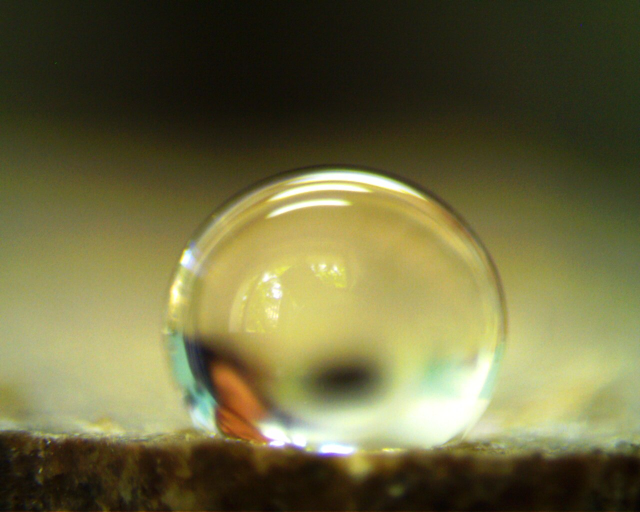
#> input picture data/validation/sand_drop_129.jpg, 1280 x 1024 px (shown at 1/2 size); its folder holds only this picture in this run
$ python -i proposals.py   (imports and definitions only)   (older library calls are emulated)
#> lines starting #> are read from the running program, lines starting #| are printed output that depends on the picture; after the words box and inside, x2 and y2 are one past the last pixel; in counts of white or black regions, pixels touching at a corner belong together
"""Candidate generation for automatic droplet detection on imperfect images.

Real photographs differ from ideal back-lit silhouettes: vignetted or coloured backgrounds, transparent drops with
bright interiors, mirror reflections on polished metal, rough or tilted surfaces, dispensing needles, overlay text.
No single recipe survives that, so this module proposes several foreground "fields" and several baseline hypotheses,
and detection.py measures each combination and keeps the best supported one.
"""
from __future__ import annotations

from collections.abc import Iterator
from dataclasses import dataclass

import cv2
import numpy as np
from scipy.ndimage import map_coordinates

from app.services.wettability.geometry import fit_circle


MIN_ARC_DEG = 80  # shorter arcs fit too many things that are not drops


@dataclass
class Field:
    name: str
    image: np.ndarray  # float32 scalar field used for sub-pixel boundary location
    threshold: float
    mask: np.ndarray  # bool, droplet/substrate foreground
    polarity: str
    contrast: float
    refine: str = "level"  # "level": threshold crossing; "edge": strongest gradient


@dataclass
class Guess:
    kind: str  # surface | mirror | flat_bottom | hough
    a: float  # y = a x + b in working coordinates
    b: float
    confidence: float
    tolerance: float  # px of surface roughness around the line
    note: str


@dataclass
class Arc:
    cx: float
    cy: float
    r: float
    points: np.ndarray  # every boundary point that fits the outline, ordered left, over the top, to the right
    ends: np.ndarray  # where the continuous part of the outline stops, left then right
    span_deg: float
    strength: float
    step: Guess | None = None  # the surface beside the drop, when one is visible
    top_fill: float = 0.0  # share of the top 120 degrees of the circle with a clear outline


# [11 lines left out: function remove_colour_overlay, not called in this run]


def _clean(mask: np.ndarray) -> np.ndarray:
    m = cv2.morphologyEx(mask.astype(np.uint8), cv2.MORPH_OPEN, np.ones((3, 3), np.uint8))
    n, labels, stats, _ = cv2.connectedComponentsWithStats(m, connectivity=8)
    keep = np.zeros(n, bool)
    keep[1:] = stats[1:, cv2.CC_STAT_AREA] >= max(20, 0.0002 * m.size)
    return keep[labels]


# [12 lines left out: function grey_field, not called in this run]


def _terms(x: np.ndarray, y: np.ndarray, order: int = 3) -> np.ndarray:
    return np.stack([x**i * y**j for i in range(order + 1) for j in range(order + 1 - i)], axis=-1)


# [33 lines left out: function background_field, not called in this run]


def edge_field(gray: np.ndarray) -> Field | None:
    """Region enclosed by strong edges, seen from the top of the image: for transparent drops with a thin visible rim."""
    h, w = gray.shape
    blur = cv2.GaussianBlur(gray, (0, 0), 1.5)
    hi, _ = cv2.threshold(blur, 0, 255, cv2.THRESH_BINARY + cv2.THRESH_OTSU)
    edges = cv2.Canny(blur, max(10, 0.3 * hi), max(30, 0.7 * hi))
    if edges.mean() < 0.2:
        return None
    k = max(3, int(0.006 * max(h, w)) | 1)
    closed = cv2.morphologyEx(edges, cv2.MORPH_CLOSE, cv2.getStructuringElement(cv2.MORPH_ELLIPSE, (k, k)))
    free = (closed == 0).astype(np.uint8)
    n, labels = cv2.connectedComponents(free, connectivity=4)
    reachable = np.unique(labels[0, :][labels[0, :] > 0])
    if reachable.size == 0:
        return None
    outside = np.isin(labels, reachable)
    mask = _clean(cv2.morphologyEx((~outside).astype(np.uint8), cv2.MORPH_OPEN, cv2.getStructuringElement(cv2.MORPH_ELLIPSE, (k + 2, k + 2))).astype(bool))
    if not mask.any() or mask.mean() > 0.9:
        return None
    return Field("edge region", cv2.GaussianBlur(gray.astype(np.float32), (0, 0), 1.2), 0.0, mask, "any", float(np.percentile(np.abs(cv2.Laplacian(blur, cv2.CV_32F)), 99)), "edge")


# [8 lines left out: function fields, not called in this run]


def _fit_line(x: np.ndarray, y: np.ndarray) -> tuple[float, float]:
    a, b = np.polyfit(x.astype(float), y.astype(float), 1)
    return float(a), float(b)


# [502 lines left out: functions _ransac_line, surface_line, _largest, mirror_axis, flat_bottom, hough_lines and 15 more, not called in this run]

>>> import cv2
>>> picture = cv2.imread('../../../../data/validation/sand_drop_129.jpg', cv2.IMREAD_GRAYSCALE)
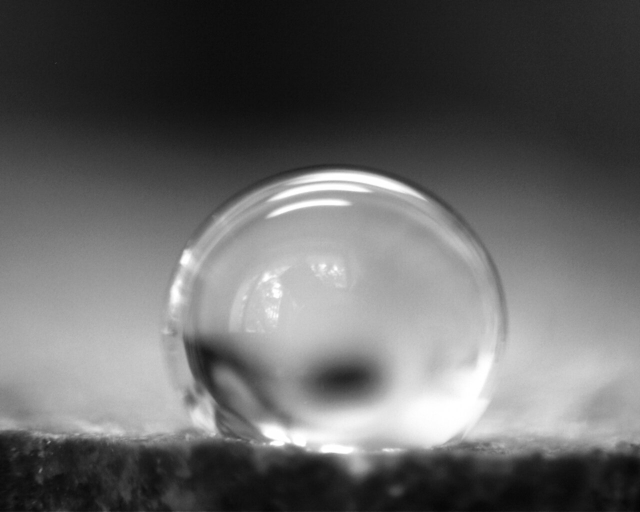
#> picture: shape (1024, 1280) (shown at 1/2 size); min 4, max 255, mean 100.3
>>> result = edge_field(picture)
#> in edge_field, `hi, _ = cv2.threshold(blur, 0, 255, cv2.THRESH_BINARY + cv2.THRESH_OTSU)`: hi = 107
#> in edge_field, `edges = cv2.Canny(blur, max(10, 0.3 * hi), max(30, 0.7 * hi))`:
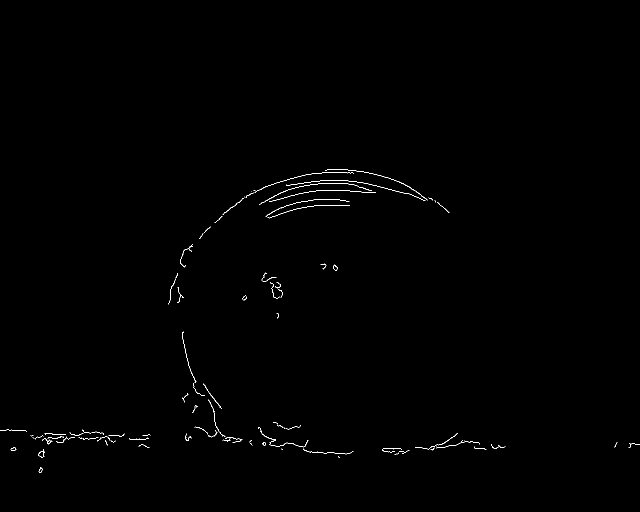
#> edges: shape (1024, 1280) (shown at 1/2 size); 0.33% white in thin lines or dots, all inside (x1, y1, x2, y2) = (0, 338, 1280, 946)
#> in edge_field, `closed = cv2.morphologyEx(edges, cv2.MORPH_CLOSE, cv2.getStructuringEl..`:
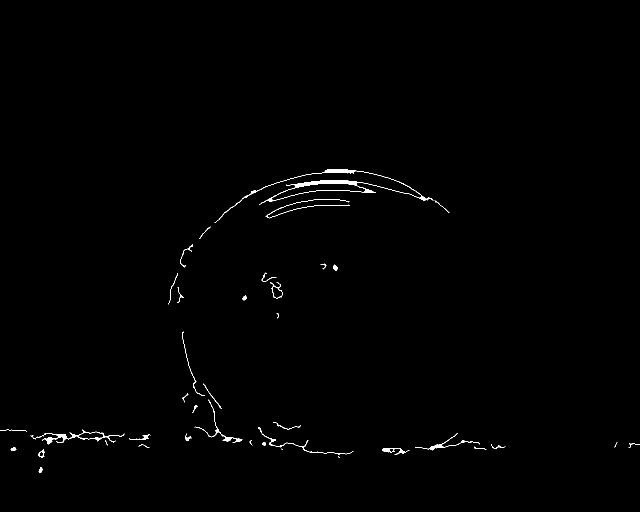
#> closed: shape (1024, 1280) (shown at 1/2 size); 0.52% white; 40 white regions (7 under 20 px), largest, box (x1, y1, x2, y2) and area: (429, 338, 866, 446) 2470, (61, 859, 249, 889) 806, (389, 799, 485, 886) 393
#> in edge_field, `free = (closed == 0).astype(np.uint8)`:
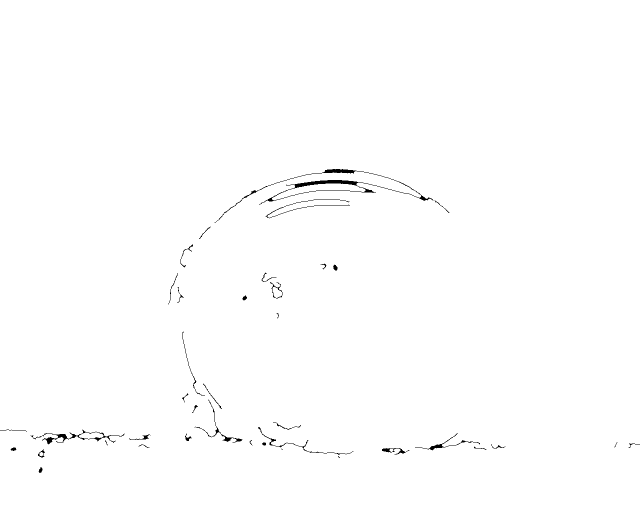
#> free: shape (1024, 1280) (shown at 1/2 size); values 0 (black) and 1 (white), 99.5% white; 40 black regions (7 under 20 px), largest, box (x1, y1, x2, y2) and area: (429, 338, 866, 446) 2470, (61, 859, 249, 889) 806, (389, 799, 485, 886) 393
#> in edge_field, `n, labels = cv2.connectedComponents(free, connectivity=4)`:
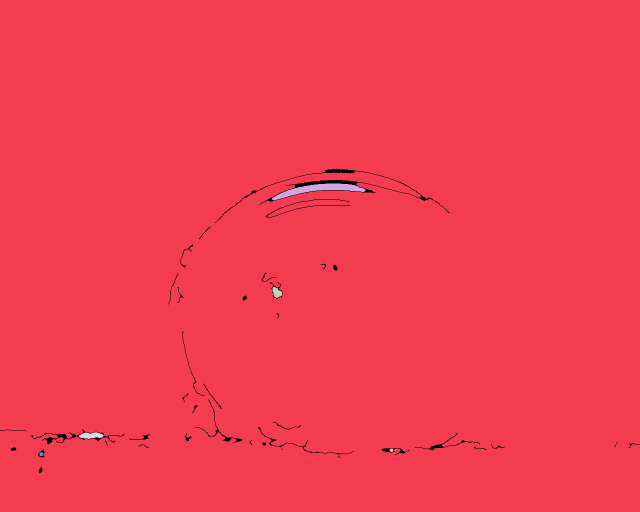
#> labels: shape (1024, 1280) int32 (shown at 1/2 size); 7 distinct labels, from 0 to 6; one colour per label, 0 black
#> in edge_field, `n, labels = cv2.connectedComponents(free, connectivity=4)`: n = 7
#> in edge_field, `reachable = np.unique(labels[0, :][labels[0, :] > 0])`: reachable = [1]
#> in edge_field, `outside = np.isin(labels, reachable)`:
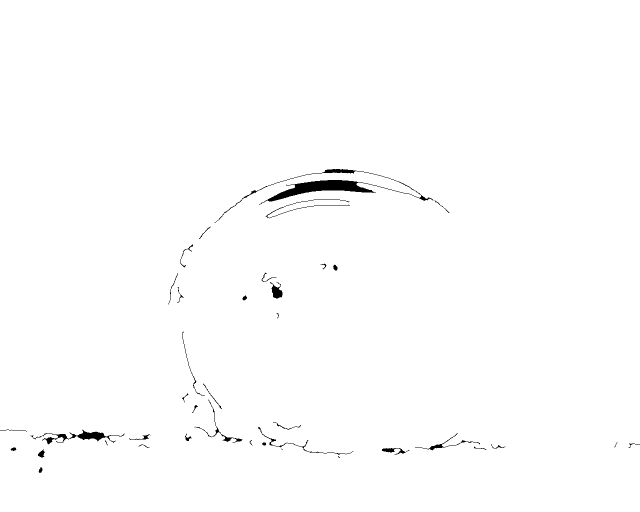
#> outside: shape (1024, 1280) bool (shown at 1/2 size); 99.3% white; 40 black regions (7 under 20 px), largest, box (x1, y1, x2, y2) and area: (429, 338, 866, 446) 4648, (61, 859, 249, 889) 1261, (540, 564, 565, 597) 428
#> in _clean, `m = cv2.morphologyEx(mask.astype(np.uint8), cv2.MORPH_OPEN, np.ones((3..`:
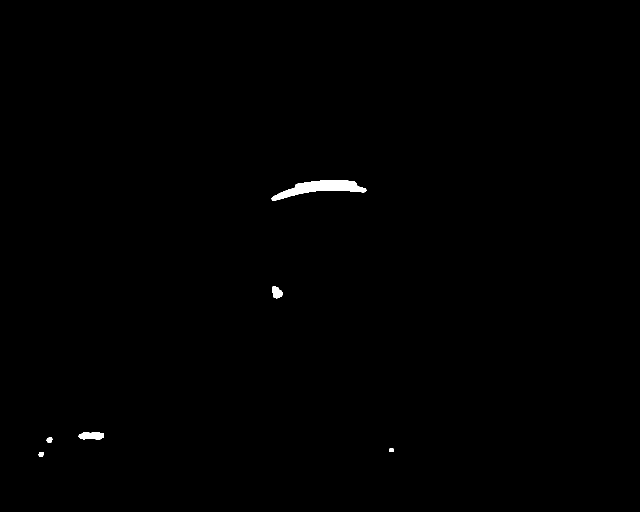
#> m: shape (1024, 1280) (shown at 1/2 size); values 0 (black) and 1 (white), 0.35% white; 6 white regions, box (x1, y1, x2, y2) and area: (543, 360, 733, 401) 3319, (157, 864, 208, 880) 626, (544, 573, 565, 597) 373, (93, 875, 105, 885) 99, (77, 904, 88, 913) 83, (778, 897, 788, 904) 62
#> in _clean, `n, labels, stats, _ = cv2.connectedComponentsWithStats(m, connectivity..`: labels: shape (1024, 1280) int32; 7 distinct labels, from 0 to 6
#> in _clean, `n, labels, stats, _ = cv2.connectedComponentsWithStats(m, connectivity..`: n = 7; stats = [[0, 0, 1280, 1024, 1306158], [543, 360, 190, 41, 3319], [544, 573, 21, 24, 373], [157, 864, 51, 16, 626], [93, 875, 12, 10, 99], [778, 897, 10, 7, 62], [77, 904, 11, 9, 83]]
#> in _clean, `return keep[labels]`: returned value: shape (1024, 1280) bool; 0.33% white; 3 white regions, box (x1, y1, x2, y2) and area: (543, 360, 733, 401) 3319, (157, 864, 208, 880) 626, (544, 573, 565, 597) 373
